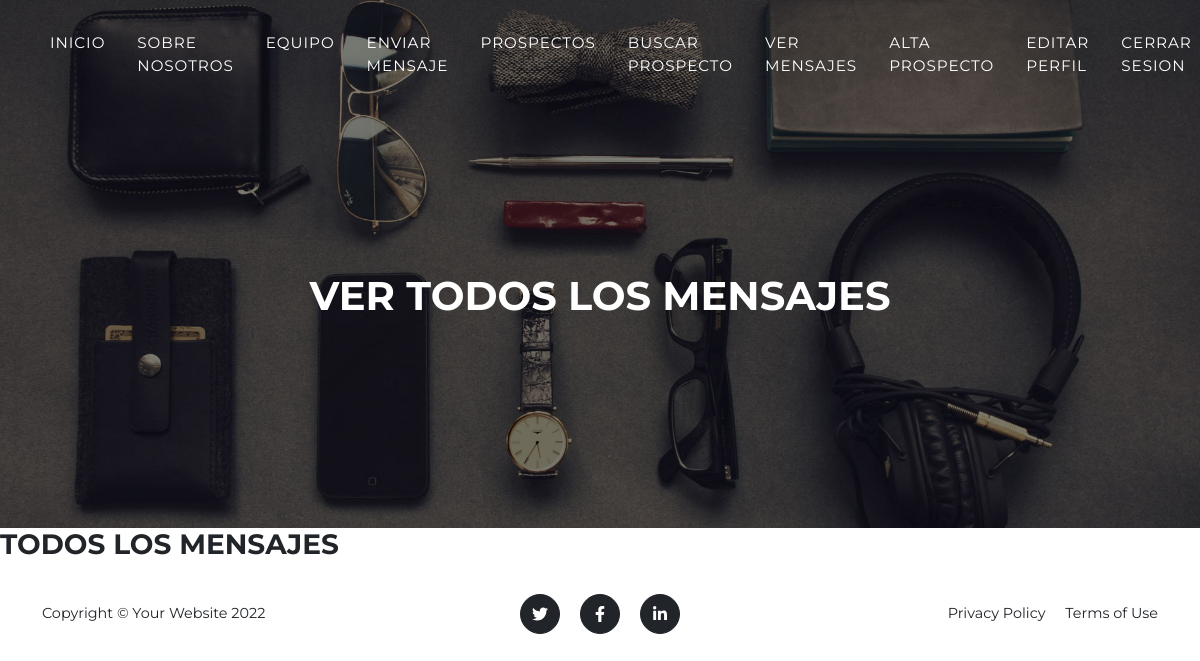
Page /AppMensajeria/verMensajes/ (signed in) on the earlier database version.
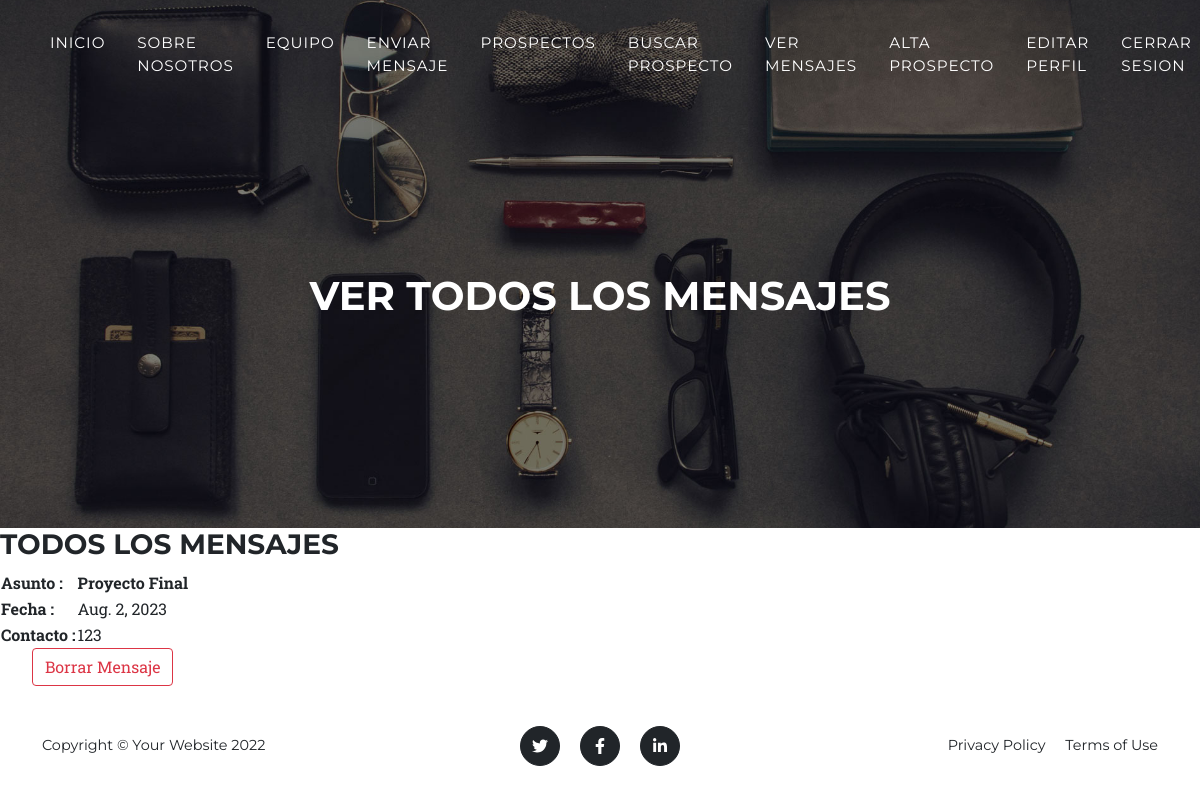
Same page on the later database version.
### AppMensajeria/models.py (models this page shows, shortened)
class Mensajeria (models.Model):
    titulo = models.CharField (max_length= 100)
    fecha = models.DateField()
    nombre = models.CharField (max_length=50)
    apellido = models.CharField (max_length=50)
    email = models.EmailField()
    telefono =  models.IntegerField()
    texto_msj = models.CharField(max_length=2000)

### AppMensajeria/views.py (the view)
@login_required
def verMensajes (request):
    titulo = Mensajeria.objects.all()
    return render (request, 'verMensajes.html', {'titulo': titulo})

### AppMensajeria/templates/verMensajes.html (shortened to what this page needs)
{% extends "padre.html" %}
{% load static %}
{% block titulo %}
<h1> VER TODOS LOS MENSAJES </h1>
{% endblock %}
{% block contenido_que_cambia %}
<h3> TODOS LOS MENSAJES </h3>
    {% for texto_msj in titulo %}
    <table>
        <tr>
            <td><strong>Asunto : </strong></td>
                <td>
                    <strong> {{ texto_msj.titulo }}</strong>
                </td>
        </tr>
        <tr>
            <td><strong>Fecha : </strong></td>
                <td>
                    {{ texto_msj.fecha }}
                </td>
        </tr>
        <tr>
            <td><strong>Contacto : </strong></td>
                <td>
                    {{ texto_msj.telefono }}
                </td>
        </tr>
    </table>
    <ul>
        <a class="btn btn-outline-danger" href="{% url 'borrarMensaje' texto_msj.id %}">Borrar Mensaje</a>
    </ul>
    {% endfor %}
{% endblock %}

Differences in the rows shown:
added Mensajeria: titulo "Proyecto Final", fecha "Aug. 2, 2023", telefono "123"
